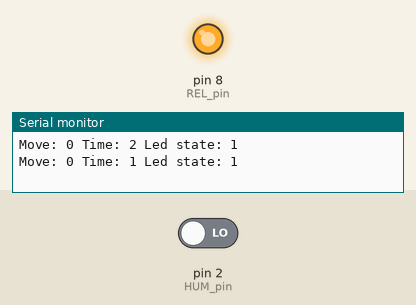
This sketch was run on a simulated Arduino Uno, built with avr-gcc and run on an emulated ATmega328P. On the bench: output pins drawn as LEDs (lit = HIGH), the last lines printed to the serial monitor. Inputs (shaded band) come from the test bench; at power-on: pin 2 (HUM_pin) LOW.

Above: at 1.2 s.
1.3 s: pin 2 (HUM_pin) driven HIGH
At 2.5 s:
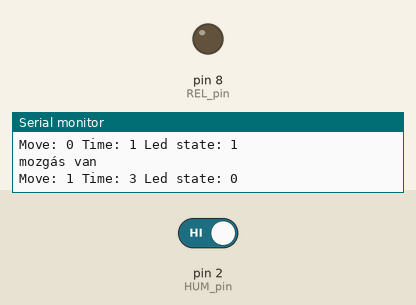
2.8 s: pin 2 (HUM_pin) driven LOW
At 5.5 s:
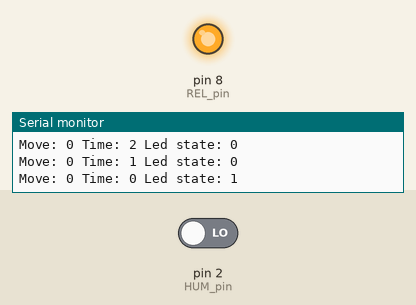
Timing chart, 0 to 7.0 s (numbered marks = the images above; inputs shaded):
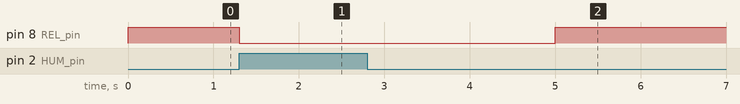

The sketch:

Konyha_pult.ino
```cpp
#define HUM_pin   2  //Human detektor
#define REL_pin   8  //Relé

volatile bool HUM;           //Human detektor állapota
volatile int  T = 3;         //Időzítő

void setup() {
  Serial.begin(9600);
  pinMode(REL_pin, OUTPUT);
  digitalWrite(REL_pin,HIGH);
  pinMode(HUM_pin, INPUT);
  attachInterrupt(0, HUM_event,CHANGE);
}

void loop() {
  if ((!HUM) & T>0) T--;                             //Ha nincs mozgás, akkor visszaszámol
  if (!T) digitalWrite(REL_pin,HIGH);                //Ha T=0 LED kikapcsol

  Serial.print("Move: ");
  Serial.print(HUM);
  Serial.print(" Time: ");
  Serial.print(T);
  Serial.print(" Led state: ");
  Serial.println(digitalRead(REL_pin));

  delay(1000);
}

void HUM_event() {                     //Ha van mozgás, akkor időzítőviszzaállít 3-ra, LED fel
  HUM = digitalRead(HUM_pin);
  if (HUM) {
    T = 3;
    Serial.println("mozgás van");
    digitalWrite(REL_pin,LOW);
  }
}
```

Measured:
- after the input at 1.3 s, pin 8 (REL_pin): HIGH → LOW at once
- after the input at 2.8 s, pin 8 (REL_pin): LOW → HIGH after 2.2 s
